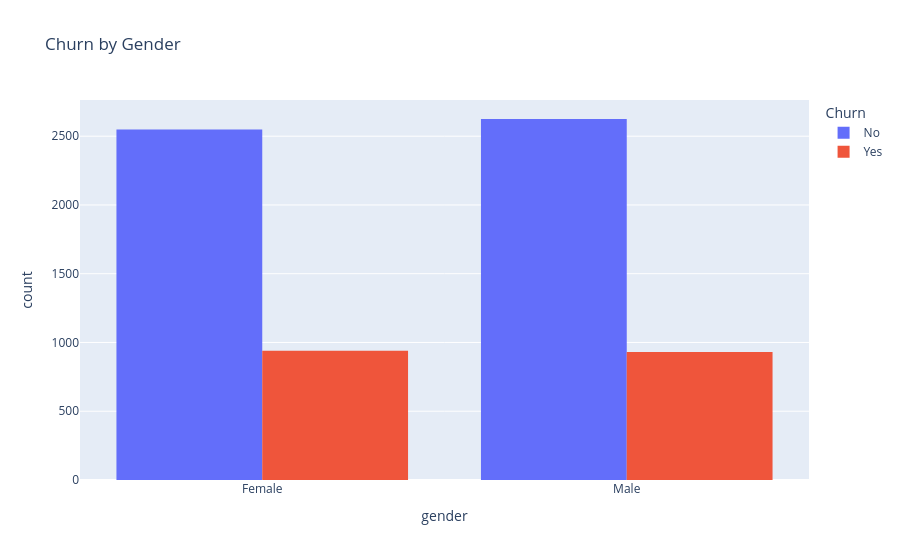

Source (notebook cell):
### Code cell
# Cell 4: Plotly - churn by gender
fig = px.histogram(df, x='gender', color='Churn', barmode='group', title='Churn by Gender',
                   category_orders={'Churn':['No','Yes']})
fig.show()

### Figure 1 — Plotly figure (JSON) as saved in the notebook; plotly's stock layout.template omitted (floating-point values rounded to 4 significant figures; data arrays with more than 128 entries replaced by an {"elided": "..."} marker saying what was removed)
{"data": [{"alignmentgroup": "True", "bingroup": "x", "hovertemplate": "Churn=No<br>gender=%{x}<br>count=%{y}<extra></extra>", "legendgroup": "No", "marker": {"color": "#636efa", "pattern": {"shape": ""}}, "name": "No", "offsetgroup": "No", "orientation": "v", "showlegend": true, "type": "histogram", "x": {"elided": "5174 str values"}, "xaxis": "x", "yaxis": "y"}, {"alignmentgroup": "True", "bingroup": "x", "hovertemplate": "Churn=Yes<br>gender=%{x}<br>count=%{y}<extra></extra>", "legendgroup": "Yes", "marker": {"color": "#EF553B", "pattern": {"shape": ""}}, "name": "Yes", "offsetgroup": "Yes", "orientation": "v", "showlegend": true, "type": "histogram", "x": {"elided": "1869 str values"}, "xaxis": "x", "yaxis": "y"}], "layout": {"barmode": "group", "legend": {"title": {"text": "Churn"}, "tracegroupgap": 0}, "title": {"text": "Churn by Gender"}, "xaxis": {"anchor": "y", "domain": [0, 1], "title": {"text": "gender"}}, "yaxis": {"anchor": "x", "domain": [0, 1], "title": {"text": "count"}}}}
